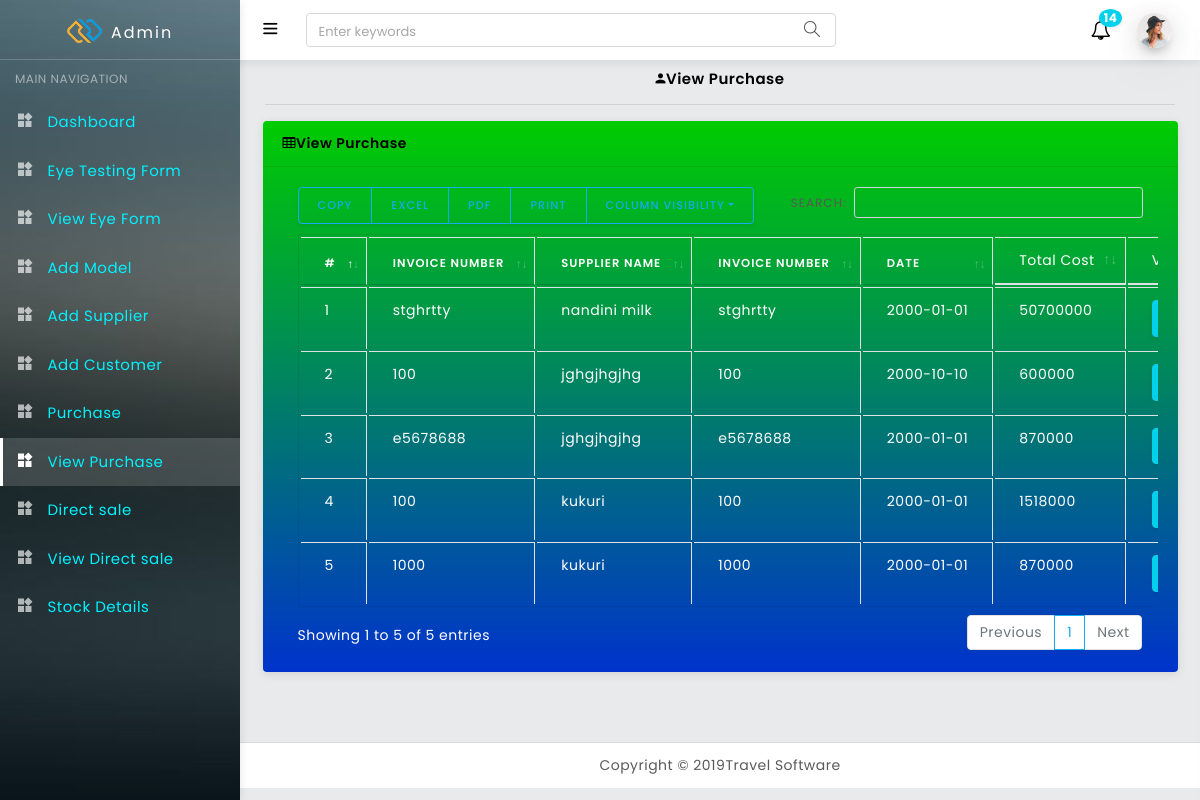
Screenshot of /view_purchase.php with the database file from the repository.
### tables this page shows
CREATE TABLE `purchase_form_one` (
  `id` int(11) NOT NULL,
  `supplier_name` varchar(50) NOT NULL,
  `invoice_number` varchar(50) NOT NULL,
  `supplier_date` varchar(50) NOT NULL,
  `total_cost` varchar(50) NOT NULL
);

### view_purchase.php (the view, shortened to what this page needs)
<?php
  include('includes/config.php');
?>
<!DOCTYPE html>
<html lang="en">
<head>
   <?php include('includes/header.php')?>
</head>
<body>
 <div id="wrapper">
<?php include('includes/sidebar.php')?>
<?php include('includes/topnav.php')?>
  <div class="content-wrapper">
    <div class="container-fluid">
   <div class="form-body">
      <h6 align="center" class="txt-dark" style="font-size:15px;" ><i class="zmdi zmdi-account mr-10"></i>View Purchase</h6>
     <hr class="light-grey-hr"/>
   </div>
        <div class="row">
        <div class="col-lg-12">
          <div class="card text-white" style="background:linear-gradient(to bottom, #00cc00 0%, #0033cc 100%);">
            <div class="card-header"><i class="fa fa-table"></i>View Purchase</div>
            <div class="card-body">
              <div class="table-responsive">
              <table id="example" class="table table-bordered">
                <thead>
                   <tr>
                              <th>#</th>
                              <th>Invoice Number</th>
                              <th>Supplier Name</th>
                              <th>Invoice Number</th>
                              <th>Date</th>
                              <td>Total Cost</td>
                              <td>View Total</td>
                            </tr>
                </thead>
                <tbody>
                    <tr>
                    <?php
                    $sql = "SELECT * FROM purchase_form_one";
                    $result = $conn->query($sql);
                    $i = 1;
                      while($row = $result->fetch_assoc())
                      {
                      ?>
                      <td><?php echo $i;?></td>
                      <td><?php echo $row["invoice_number"];?></td>
                      <td><?php echo $row["supplier_name"];?></td>
                      <td><?php echo $row["invoice_number"];?></td>
                      <td><?php echo $row["supplier_date"];?></td>
                      <td><?php echo $row["total_cost"];?></td>
                      <td class="text-nowrap">
                           <a target="_blanks" href="view_purchase_alldata.php?id=<?php echo $row["id"]?>" type="submit" name="view" class="btn btn-info"><i class="fa fa-eye"></i></a></td>
                        <?php
                        $i++;
                          echo "</tr>";
                        }
                      ?>
                </tbody>
            </table>
            </div>
            </div>
          </div>
        </div>
      </div>
      <br>
    </div>
  </div>
  <?php include('includes/footer.php')?>
  </div>
</body>
</html>

### rows the page displays
purchase_form_one: invoice_number "stghrtty", supplier_name "nandini milk", supplier_date "2000-01-01", total_cost "50700000"
purchase_form_one: invoice_number "100", supplier_name "jghgjhgjhg", supplier_date "2000-10-10", total_cost "600000"
purchase_form_one: invoice_number "e5678688", supplier_name "jghgjhgjhg", supplier_date "2000-01-01", total_cost "870000"
purchase_form_one: invoice_number "100", supplier_name "kukuri", supplier_date "2000-01-01", total_cost "1518000"
purchase_form_one: invoice_number "1000", supplier_name "kukuri", supplier_date "2000-01-01", total_cost "870000"
